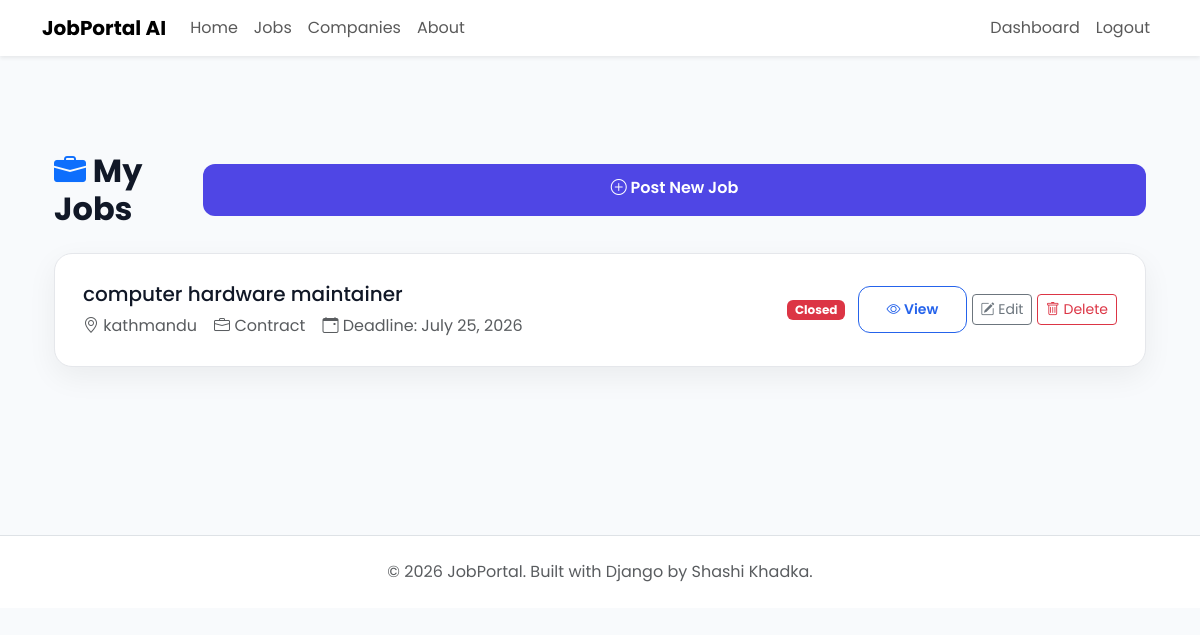
Before: /jobs/my-jobs/ (signed in) with the older database file.
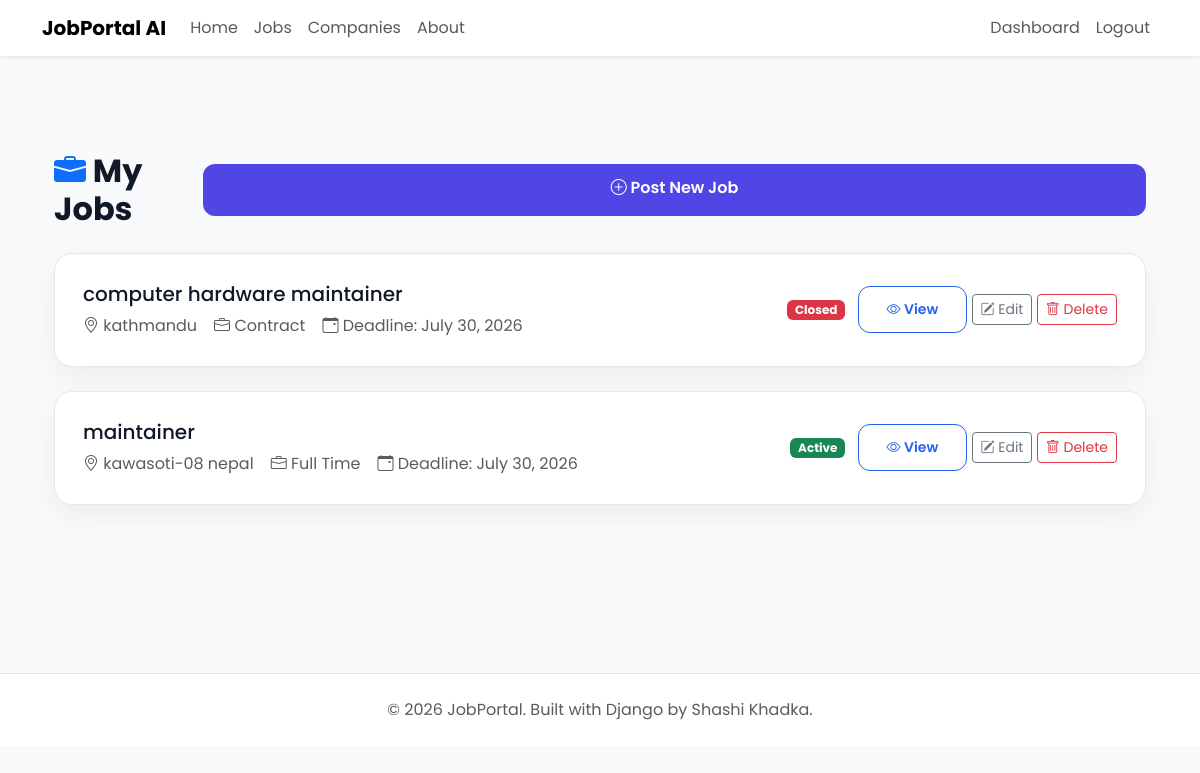
After: the same page with the newer database file.
### jobs/models.py (models this page shows, shortened)
class Job(models.Model):
    class EmploymentType(models.TextChoices):
        FULL_TIME = "Full Time"
        PART_TIME = "Part Time"
        INTERNSHIP = "Internship"
        CONTRACT = "Contract"
    class ExperienceLevel(models.TextChoices):
        ENTRY =  "Entry Level"
        MID =  "Mid Level"
        SENIOR = "Senior Level"
    company = models.ForeignKey(Company,on_delete=models.CASCADE,related_name="jobs")
    title = models.CharField(max_length=200)
    slug = models.SlugField(unique=True,blank=True)
    description = models.TextField()
    location = models.CharField(max_length=150)
    employment_type = models.CharField(max_length=20,choices=EmploymentType.choices)
    experience_level = models.CharField( max_length=20, choices=ExperienceLevel.choices )
    salary_min = models.PositiveIntegerField()
    salary_max = models.PositiveIntegerField()
    vacancies = models.PositiveIntegerField(default=1)
    deadline = models.DateField()
    is_active = models.BooleanField(default=True)
    created_at = models.DateTimeField(auto_now_add=True)
    updated_at = models.DateTimeField(auto_now=True)

### jobs/views.py (the view)
# urls.py: path("my-jobs/", views.my_jobs, name="my-jobs"),
def my_jobs(request):
    jobs = request.user.company.jobs.all() if hasattr(request.user, "company") else []
    return render(request, "jobs/my_jobs.html", {"jobs": jobs})

### templates/jobs/my_jobs.html (shortened to what this page needs)
{% extends "base.html" %}
{% block content %}
<div class="container py-5">
    <div class="d-flex justify-content-between align-items-center mb-4">
        <h2 class="fw-bold mb-0">
            <i class="bi bi-briefcase-fill text-primary"></i>
            My Jobs
        </h2>
        <a href="{% url 'create-job' %}" class="btn btn-primary-custom">
            <i class="bi bi-plus-circle"></i> Post New Job
        </a>
    </div>
    {% if jobs %}
    {% for job in jobs %}
    <div class="job-card">
        <div class="row align-items-center">
            <div class="col-lg-7">
                <h5 class="mb-2">{{ job.title }}</h5>
                <p class="text-muted mb-0">
                    <i class="bi bi-geo-alt"></i>
                    {{ job.location }}
                    <i class="bi bi-briefcase"></i>
                    {{ job.get_employment_type_display }}
                    <i class="bi bi-calendar-event"></i>
                    Deadline: {{ job.deadline }}
                </p>
            </div>
           <div class="col-lg-5 text-lg-end mt-3 mt-lg-0">
                {% if job.is_active %}
                    <span class="badge bg-success me-2">Active</span>
                {% else %}
                    <span class="badge bg-danger me-2">Closed</span>
                {% endif %}
                <a href="{% url 'job-detail' job.pk %}" class="btn btn-sm btn-outline-primary">
                    <i class="bi bi-eye"></i> View
                </a>
                <a href="{% url 'edit-job' job.pk %}" class="btn btn-sm btn-outline-secondary">
                    <i class="bi bi-pencil-square"></i> Edit
                </a>
                <a href="{% url 'delete-job' job.pk %}" class="btn btn-sm btn-outline-danger">
                    <i class="bi bi-trash"></i> Delete
                </a>
            </div>
        </div>
    </div>
    {% endfor %}
    {% endif %}
</div>
{% endblock %}

### templates/base.html (shortened to what this page needs)
{% load static %}
<!DOCTYPE html>
<html lang="en">
<head>
    <link href="https://cdn.jsdelivr.net/npm/bootstrap@5.3.7/dist/css/bootstrap.min.css" rel="stylesheet">
    <link rel="stylesheet"
          href="https://cdn.jsdelivr.net/npm/bootstrap-icons@1.13.1/font/bootstrap-icons.min.css">
   <link rel="stylesheet" href="{% static 'css/variables.css' %}">
    <link rel="stylesheet" href="{% static 'css/main.css' %}">
    <link rel="stylesheet" href="{% static 'css/components.css' %}">
    <link rel="stylesheet" href="{% static 'css/forms.css' %}">
    <link rel="stylesheet" href="{% static 'css/style.css' %}">
    <link rel="stylesheet" href="{% static 'css/dashboard.css' %}">
    <link rel="stylesheet" href="{% static 'css/responsive.css' %}">
    <link rel="stylesheet" href="{% static 'css/auth.css' %}">
</head>
<body>
    {% include 'includes/navbar.html' %}
    <main class="py-5">
        <div class="container-lg">
            {% block content %}
            {% endblock %}
        </div>
    </main>
    {% include 'includes/footer.html' %}
</body>
</html>

### templates/includes/navbar.html (shortened to what this page needs)
<nav class="navbar navbar-expand-lg navbar-light bg-white shadow-sm">
<div class="container">
<a class="navbar-brand fw-bold"
   href="{% url 'home' %}">
JobPortal AI
</a>
<div class="collapse navbar-collapse"
id="navbar">
<ul class="navbar-nav me-auto">
<li class="nav-item">
<a class="nav-link"
href="{% url 'home' %}">
Home
</a>
</li>
<li class="nav-item">
<a class="nav-link"
href="{% url 'job-list' %}">
Jobs
</a>
</li>
<li class="nav-item">
<a class="nav-link"
href="{% url 'company-list' %}">
Companies
</a>
</li>
<li class="nav-item">
<a class="nav-link"
href="{% url 'about' %}">
About
</a>
</li>
</ul>
<ul class="navbar-nav">
{% if request.user.is_authenticated %}
<li class="nav-item">
{% if request.user.role == "RECRUITER" %}
<a class="nav-link"
href="{% url 'dashboard' %}">
Dashboard
</a>
{% elif request.user.role == "APPLICANT" %}
<a class="nav-link"
href="{% url 'applicant-dashboard' %}">
Dashboard
</a>
{% elif request.user.is_superuser or request.user.role == "ADMIN" %}
<a class="nav-link"href="/admin/">Dashboard</a>
{% endif %}
</li>
<li class="nav-item">
<a class="nav-link"href="{% url 'logout' %}">Logout</a>
</li>
{% endif %}
</ul>
</div>
</div>
</nav>

### templates/includes/footer.html
<footer class="py-4 mt-5 bg-white border-top">
    <div class="container-lg text-center">
        <p class="text-muted mb-0">
            © 2026 JobPortal.
            Built with Django by Shashi Khadka.
        </p>
    </div>
</footer>

### static/css/variables.css (style rules this page uses)
:root { --primary:#4F46E5; --primary-hover:#4338CA; --secondary:#6366F1; --success:#22C55E; --danger:#EF4444; --warning:#F59E0B; --dark:#0F172A; --gray:#64748B; --light:#F8FAFC; --white:#FFFFFF; --border:#E2E8F0; --shadow:0 8px 30px rgba(0,0,0,.08); --radius:12px; }

### static/css/main.css (style rules this page uses)
* { margin:0; padding:0; box-sizing:border-box; }
body { font-family:'Poppins',sans-serif; background:var(--light); color:var(--dark); }
a { text-decoration:none; }
.container-lg { width:95%; max-width:1300px; margin:auto; }

### static/css/components.css (style rules this page uses)
.btn-primary-custom { background:var(--primary); color:white; padding:12px 22px; border-radius:10px; border:none; transition:.3s; }

### static/css/style.css (style rules this page uses)
* { margin:0; padding:0; box-sizing:border-box; }
body { font-family:'Poppins',sans-serif; background:var(--light); color:var(--dark); }
a { text-decoration:none; }
.container-lg { width:95%; max-width:1300px; margin:auto; }

### static/css/dashboard.css (style rules this page uses)
:root { --primary:#4F46E5; --success:#22C55E; --warning:#F59E0B; --danger:#EF4444; --bg:#F6F8FC; --card:#ffffff; --text:#1E293B; --muted:#64748B; --border:#E5E7EB; }
body { background:var(--bg); }
:root { --primary:#2563eb; --primary-dark:#1d4ed8; --primary-light:#eef4ff; --success:#16a34a; --warning:#f59e0b; --danger:#ef4444; --text:#111827; --text-light:#6b7280; --border:#e5e7eb; --white:#ffffff; --background:#f8fafc; --radius:18px; --radius-sm:12px; --shadow:0 10px 30px rgba(0,0,0,.06); --shadow-hover:0 18px 40px rgba(37,99,235,.15); --transition:.25s ease; }
* { box-sizing:border-box; }
body { background:var(--background); font-family:"Poppins", sans-serif; color:var(--text); -webkit-font-smoothing:antialiased; }
a { text-decoration:none; transition:color var(--transition); }
.btn { transition:transform var(--transition), box-shadow var(--transition), background var(--transition); }
.btn-outline-primary { border:1.5px solid var(--primary); color:var(--primary); border-radius:var(--radius-sm); font-weight:600; padding:12px 28px; }
.job-card { background:#ffffff; border:1px solid var(--border); border-radius:var(--radius); padding:28px; height:100%; margin-bottom:24px; box-shadow:var(--shadow); transition:transform var(--transition), box-shadow var(--transition), border-color var(--transition); }

### static/css/auth.css (style rules this page uses)
.btn-primary-custom { width: 100%; height: 52px; border: none; border-radius: 12px; background: #4F46E5; color: white; font-weight: 600; transition: .3s; }

Changed rows visible on the page:
changed Job "computer hardware maintainer": deadline "July 25, 2026" → "July 30, 2026"
added Job: title "maintainer", location "kawasoti-08 nepal", employment_type "Full Time", deadline "July 30, 2026", is_active "Active"
